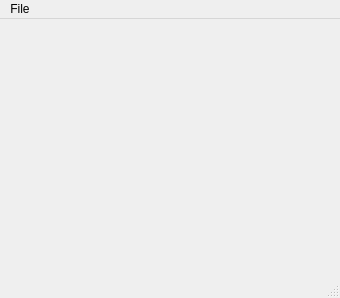
<?xml version="1.0" encoding="UTF-8"?>
<ui version="4.0">
 <class>MainWindow</class>
 <widget class="QMainWindow" name="MainWindow">
  <property name="geometry">
   <rect>
    <x>0</x>
    <y>0</y>
    <width>340</width>
    <height>298</height>
   </rect>
  </property>
  <property name="windowTitle">
   <string>Mega Man X8 Text Editor by DeveloperJose</string>
  </property>
  <widget class="QWidget" name="centralwidget">
   <layout class="QHBoxLayout" name="horizontalLayout"/>
  </widget>
  <widget class="QMenuBar" name="menubar">
   <property name="geometry">
    <rect>
     <x>0</x>
     <y>0</y>
     <width>340</width>
     <height>18</height>
    </rect>
   </property>
   <widget class="QMenu" name="menuFile">
    <property name="title">
     <string>File</string>
    </property>
    <addaction name="actionOpen_X8_Text_File"/>
   </widget>
   <addaction name="menuFile"/>
  </widget>
  <widget class="QStatusBar" name="statusbar">
   <property name="statusTip">
    <string/>
   </property>
  </widget>
  <action name="actionOpen_X8_Text_File">
   <property name="text">
    <string>Open X8 Text File</string>
   </property>
  </action>
 </widget>
 <resources/>
 <connections/>
</ui>
